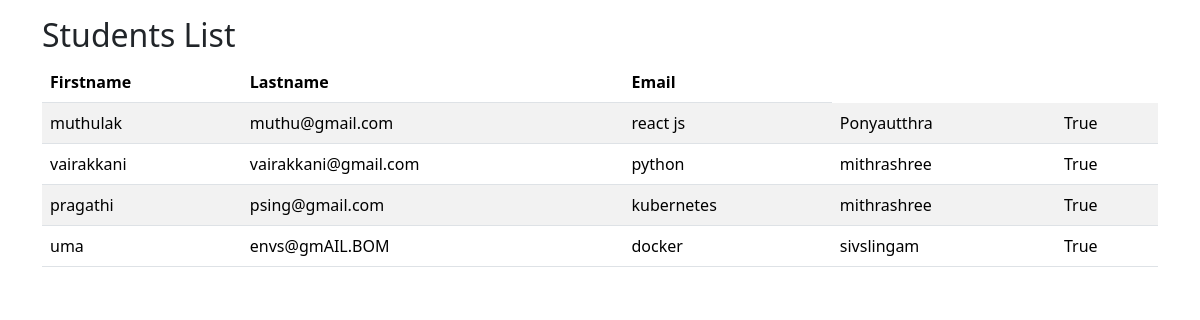
The page /students/ on the database its author committed.
### academy/models.py (models this page shows, shortened)
class Student(models.Model):
    first_name = models.CharField(max_length=100)
    last_name = models.CharField(max_length=100)
    email = models.EmailField(unique=True,max_length=200)
    is_active = models.BooleanField(default=True)
    entrolled_course = models.ForeignKey(Course,on_delete=models.SET_NULL,blank=True,null=True)
    trainer = models.ForeignKey(Trainer,on_delete=models.SET_NULL,blank=True,null=True)

class Course(models.Model):
    course_name = models.CharField(max_length=500)
    description = models.CharField(max_length=500)
    duration = models.IntegerField()
    course_image = models.ImageField(upload_to='images/')
    def __str__(self):
        return self.course_name

class Trainer(models.Model):
    first_name = models.CharField(max_length=100)
    last_name = models.CharField(max_length=100)
    email = models.EmailField(unique=True,max_length=200)
    expertise = models.CharField(max_length=100)
    trainer_photo = models.ImageField(upload_to='images/trainers/')
    def __str__(self):
        return self.first_name + self.last_name

### training_portal_main/views.py (the view)
# urls.py: path('students/',views.students),
def students(request):
    students = Student.objects.all()
    students_count = Student.objects.all().count()
    context = {
        'students': students,
        'students_count': students_count,
    }
    return render(request,'students.html',context)

### templates/students.html (shortened to what this page needs)
{% load static %}
<!DOCTYPE html>
<html lang="en">
<head>
  <link href="https://cdn.jsdelivr.net/npm/bootstrap@5.3.3/dist/css/bootstrap.min.css" rel="stylesheet">
</head>
<body>
<div class="container mt-3">
  <h2>Students List</h2>
  <table class="table table-striped">
    <thead>
      <tr>
        <th>Firstname</th>
        <th>Lastname</th>
        <th>Email</th>
      </tr>
    </thead>
    <tbody>
        {% for student in students %}
      <tr>
        <td>{{ student.first_name  }}</td>
        <td>{{ student.email }}</td>
        <td>{{ student.entrolled_course }}</td>
        <td>{{ student.trainer }}</td>
        <td>{{ student.is_active }}</td>
      </tr>
      {% endfor %}
    </tbody>
  </table>
</div>
</body>
</html>

### rows shown on the page
Student: first_name "muthulak", email "muthu@gmail.com", entrolled_course "react js", trainer "Ponyautthra", is_active "True"
Student: first_name "vairakkani", email "vairakkani@gmail.com", entrolled_course "python", trainer "mithrashree", is_active "True"
Student: first_name "pragathi", email "psing@gmail.com", entrolled_course "kubernetes", trainer "mithrashree", is_active "True"
Student: first_name "uma", email "envs@gmAIL.BOM", entrolled_course "docker", trainer "sivslingam", is_active "True"
